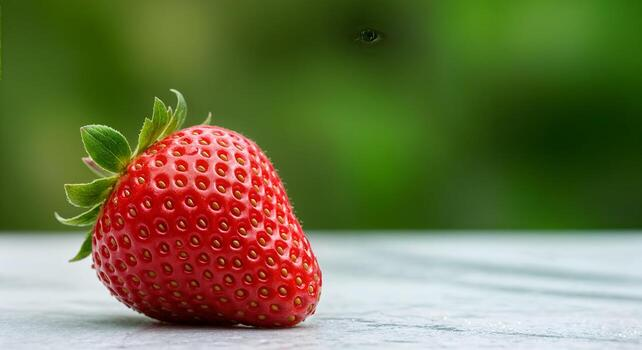
#> input picture test-images/testpic.jpg, 642 x 350 px, found by its file name
$ python opencv-test.py
#> lines starting #> are read from the running program, lines starting #| are printed output that depends on the picture
import cv2 as cv
import numpy as np


# image = cv.imread("test-images/testpic.jpg")

# cv.imshow("image", image)

# cv.waitKey(0)


# read an image file
img = cv.imread("test-images/testpic.jpg")
#> img is the input picture: shape (350, 642, 3); mean B, G, R 73.5, 116.1, 112.3
print(img.shape)
#| (350, 642, 3)
# color to gray
gimg = cv.cvtColor(img, cv.COLOR_BGR2GRAY)
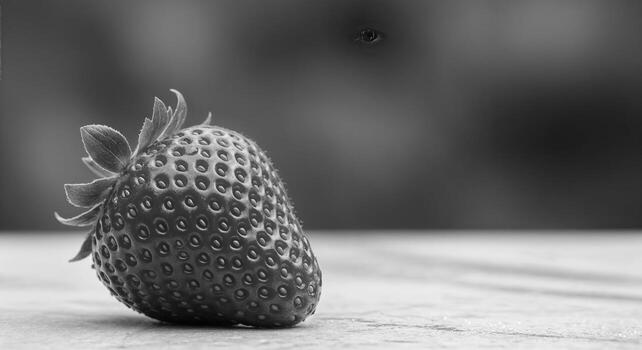
#> gimg: shape (350, 642); min 4, max 252, mean 110.1
print(gimg.shape)
#| (350, 642)
# display the image
cv.imshow("Original RGB image", img)
# cv.waitKey(0)
# delete window
cv.destroyAllWindows()
# save an image file
shrink = cv.resize(img, None, fx=0.5, fy=0.5, interpolation=cv.INTER_AREA)
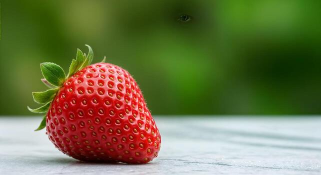
#> shrink: shape (175, 321, 3); mean B, G, R 73.7, 116.3, 112.4

cv.imwrite('test-images/output_testimage.png', shrink)

M2=np.float32([[1,0,40],[0,1,0]])

trans = cv.warpAffine(img, M2, (640, 480))
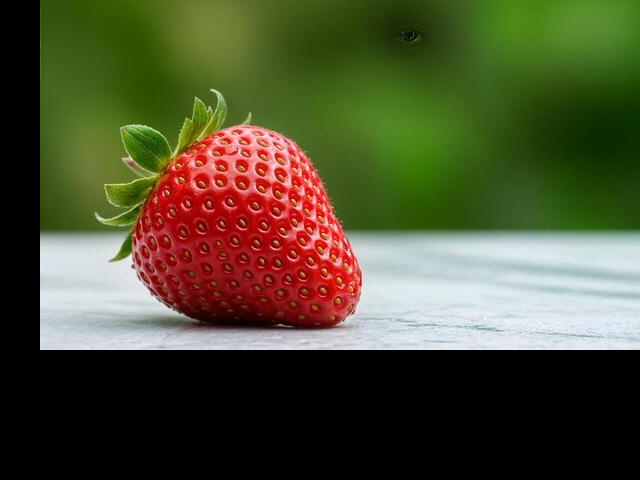
#> trans: shape (480, 640, 3); mean B, G, R 49.9, 79.1, 77.9

cv.imwrite('test-images/output_testimage_translate.png', trans)

width = 640
height = 480

imgcenter = (width/2, height/2)

rotM = cv.getRotationMatrix2D(imgcenter, 45, 0.8)

rotimg = cv.warpAffine(img, rotM, (width, height))
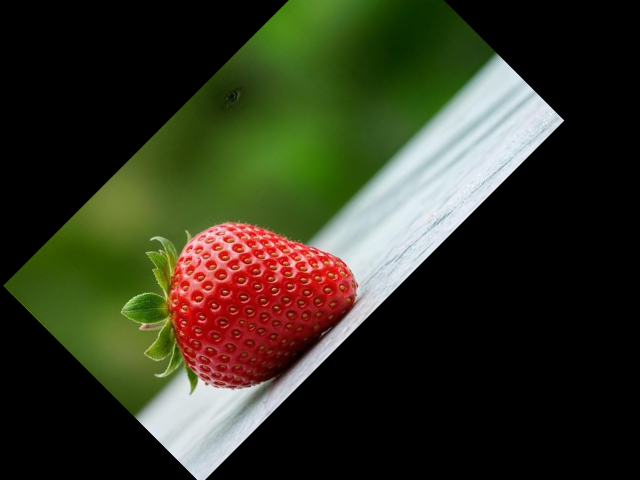
#> rotimg: shape (480, 640, 3); mean B, G, R 34, 52.3, 51.5

cv.imwrite('test-images/output_testimage_rotate.png', rotimg)

pts1=np.float32([[20,10],[40,10],[20,20]])
pts2=np.float32([[20,30],[30,20],[20,40]])
affM = cv.getAffineTransform(pts1,pts2)
affimg = cv.warpAffine(img, affM, (width, height))
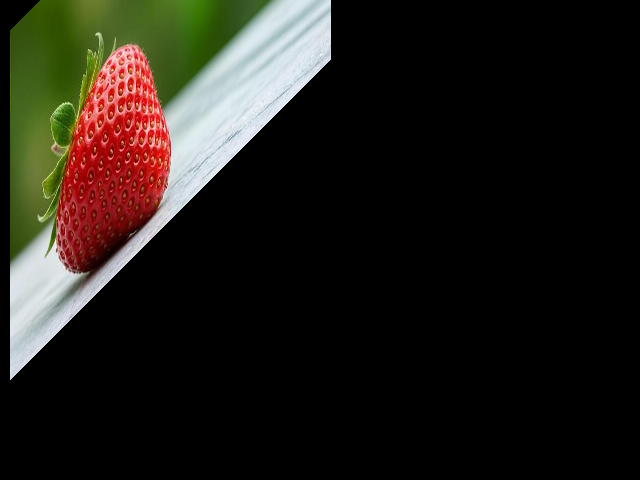
#> affimg: shape (480, 640, 3); mean B, G, R 23.2, 29.5, 33

cv.imwrite('test-images/output/output_testimage_affine.png', affimg)
